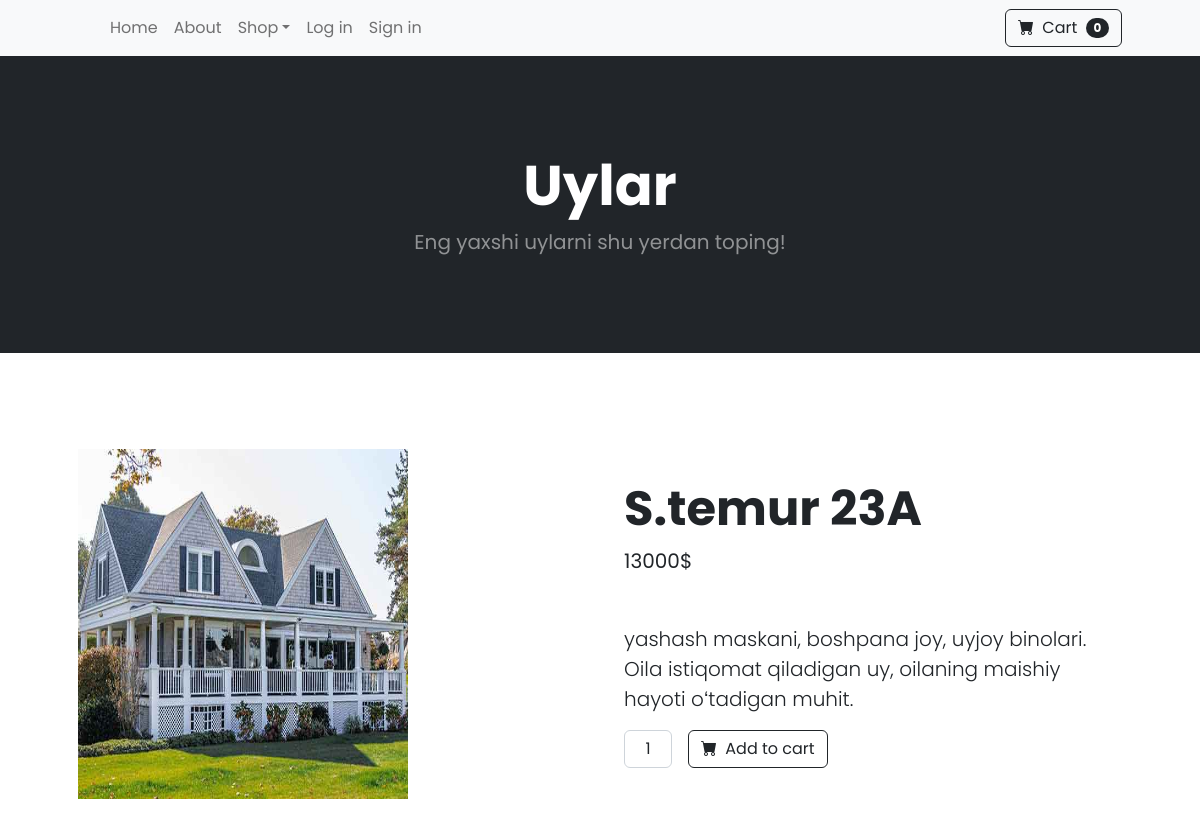
/product_detail/7/, run on the app's committed database.
### product/models.py (models this page shows, shortened)
class Product(BaseModel):
    name = models.CharField(max_length=200)
    user = models.ForeignKey('users.User', on_delete=models.CASCADE, related_name='products')
    price = models.IntegerField(default=0)
    category = models.ForeignKey(Category, on_delete=models.CASCADE, related_name='products')
    description = models.TextField(default='', null=True, blank=True)
    image = models.ImageField(upload_to='product_images/',null=True,validators=[FileExtensionValidator(allowed_extensions=['jpeg','png','jpg'])])
    class Meta:
        verbose_name = 'Mahsulot'
        verbose_name_plural = 'Mahsulotlar'

### product/views.py (the view)
# urls.py: path('product_detail/<int:pk>/',views.ProductDetailView.as_view(), name='product_detail'),
class ProductDetailView(DetailView):
    model = Product
    template_name = 'product/detail.html'
    context_object_name = 'product'

### product/cart.py (called while the page is built)
    def __len__(self):
        return len(self.cart)

### product/context_processors.py (called while the page is built)
def categories(request):
    return {"categories":Category.objects.all()}

def cart(request):
    return {"cart":Cart(request)}

### product/templates/product/detail.html (shortened to what this page needs)
{% extends 'base.html' %}
{% block content %}
        <section class="py-5">
            <div class="container px-4 px-lg-5 my-5">
                <div class="row gx-4 gx-lg-5 align-items-center">
                    <div class="col-md-6"><img class="card-img-top mb-5 mb-md-0" style="width:330px; height:350px;" src="{{product.image.url}}" alt="..." /></div>
                    <div class="col-md-6">
                        <h1 class="display-5 fw-bolder">{{product.name}}</h1>
                        <div class="fs-5 mb-5">
                            <span>{{product.price}}$</span>
                        </div>
                        <p class="lead">{{product.description}}</p>
                        <div class="d-flex">
                            <input class="form-control text-center me-3" id="inputQuantity" type="num" value="1" style="max-width: 3rem" />
                            <button class="btn btn-outline-dark flex-shrink-0"  value="{{product.id}}" id='add-cart' type="button">
                                <i class="bi-cart-fill me-1"></i>
                                Add to cart
                            </button>
                        </div>
                    </div>
                </div>
            </div>
        </section>
{% endblock content %}

### data on the page
Product: image (picture), name "S.temur 23A", price "13000", description "yashash maskani, boshpana joy, uyjoy binolari. Oila istiqomat qiladigan uy, oilaning maishiy hayoti oʻtadigan muhit."

### other printed values
{{ cart|length }} "0"
